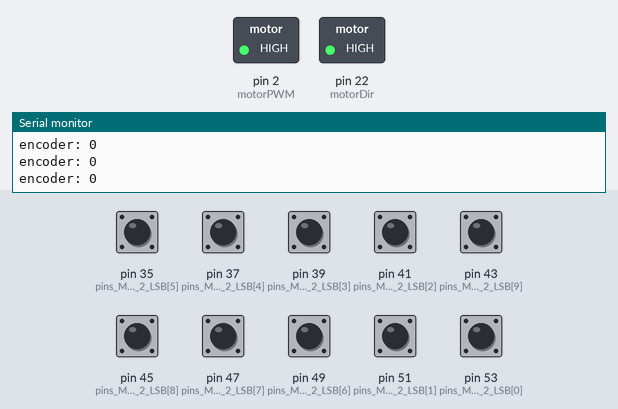
A sketch run on a simulated Arduino Mega 2560, built with avr-gcc and run on an emulated ATmega2560. Parts: switched loads named in the sketch (green lamp = pin HIGH), the last lines printed to the serial monitor. The inputs (shaded band) are chosen by the test bench; at power-on: pin 35 (pins_MSB_2_LSB[5]), pin 37 (pins_MSB_2_LSB[4]), pin 39 (pins_MSB_2_LSB[3]), pin 41 (pins_MSB_2_LSB[2]), pin 43 (pins_MSB_2_LSB[9]), pin 45 (pins_MSB_2_LSB[8]), pin 47 (pins_MSB_2_LSB[7]), pin 49 (pins_MSB_2_LSB[6]), pin 51 (pins_MSB_2_LSB[1]), pin 53 (pins_MSB_2_LSB[0]) HIGH.

Above: at 1.2 s.
1.3 s: pin 51 (pins_MSB_2_LSB[1]) pulled LOW for 0.15 s
At 1.7 s:
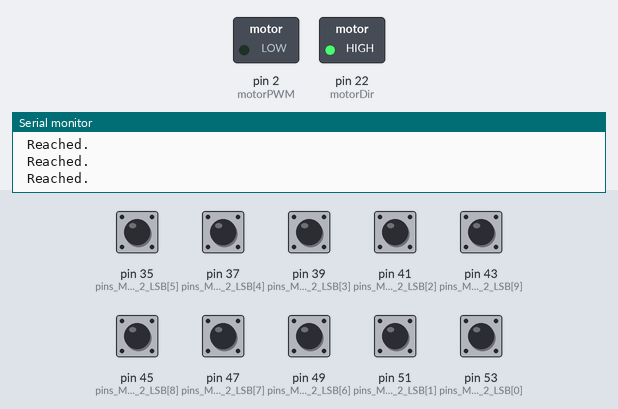
Timing chart, 0 to 4.3 s (numbered marks = the images above; inputs shaded):
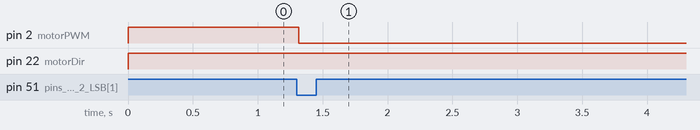

The sketch:

Work_kick.ino
```cpp
// Start - 850 , Kick - 205, End/Max - 140
#define BITS 10
#define LSB
#define maxSpeed 255

int pins_MSB_2_LSB[] = {53,51,41,39,37,35,49,47,45,43};
int arr[]={1,2,4,8,16,32,64,128,256,512};
#define motorPWM 2
#define motorDir 22
int result,state = 0,setpoint = 850;
int error = 0,lastError = 0,errorSum = 0;
float kp = 100,ki = 0 ,kd = 20;

void greytobinary(int *a, int count)
{
  int i;
  for(i = count - 2; i >= 0; i--)
  {
      a[i] = a[i]^a[i+1];
  }
}

int binarytodecimal(int *a, int count)
{
  int sum=0,i;
  for(i= 0;i < BITS;i++)
  sum = sum + (arr[i]*a[i]);
        return sum;
}

void setup(){
  int i;
  for (i = 0;i<BITS;i++){
    pinMode(pins_MSB_2_LSB[i], INPUT_PULLUP);
  }
  pinMode(motorPWM, OUTPUT);
  pinMode(motorDir, OUTPUT);
  Serial.begin(9600);
  Serial.print("ready\n");
  calcPID(0);
}

void loop(){
  int rawValues[BITS];


   int j = BITS - 1;

  for (int i = 0;i<BITS;i++){
    int readVal;
    readVal = !digitalRead(pins_MSB_2_LSB[i]);
    rawValues[j] = readVal;
    j--;
  }
//  for(j = BITS -1; j >=0; j--){
//    Serial.print(rawValues[j]);
//  }
//
  greytobinary(rawValues, BITS);
//   Serial.print("\t");
//  for(j = BITS-1; j>=0; j--){
//    Serial.print(rawValues[j]);
//  }

  result = binarytodecimal(rawValues, BITS);

  Serial.print("\nencoder: ");
  Serial.print(result);
  //delay(100);

    digitalWrite(motorDir, HIGH);
  if ((result < 520) && (result >300)){
    analogWrite(motorPWM, 0);
    while(1)
      Serial.print("\n Reached.");
  }
  else{
   analogWrite(motorPWM, 255);

  }
  //calcPID(state);
}


int sign(int i) {
  if (i >= 0)
    return 1;
  else
    return -1;
}

void calcPID(int state)
{
  uint8_t Speed = 0;
  int dir = 0;

 // setpoint = (state==0) ?190 :(state == 1?370:300);
  error = (setpoint-result);
  Speed = error*kp/3550 + (lastError - error)*kd/200 + ki*errorSum/1000;
  errorSum += error;
  errorSum = (errorSum >= 1024)? 0:errorSum;
  lastError = error;
  Serial.print("\t error: ");
  Serial.print(error);

  if(abs(Speed) > maxSpeed)
    Speed = sign(Speed) * maxSpeed;

  set_motor((-1)*Speed);
  Serial.print("\t speed: ");
  Serial.print(Speed);
}
void set_motor(int motor_speed) {
  if (abs(motor_speed) < 10)
    motor_speed = 0;
  else if (motor_speed >= 0) {
    //Clockwise direction
    digitalWrite(motorDir, HIGH);
    analogWrite(motorPWM, motor_speed);
  }
  else if (motor_speed < 0) {
    //Anti Clockwise direction
    digitalWrite(motorDir, LOW);
    analogWrite(motorPWM, -1 * motor_speed);
  }
}
```

Measured:
- after the input at 1.3 s, pin 2 (motorPWM): HIGH → LOW at once
